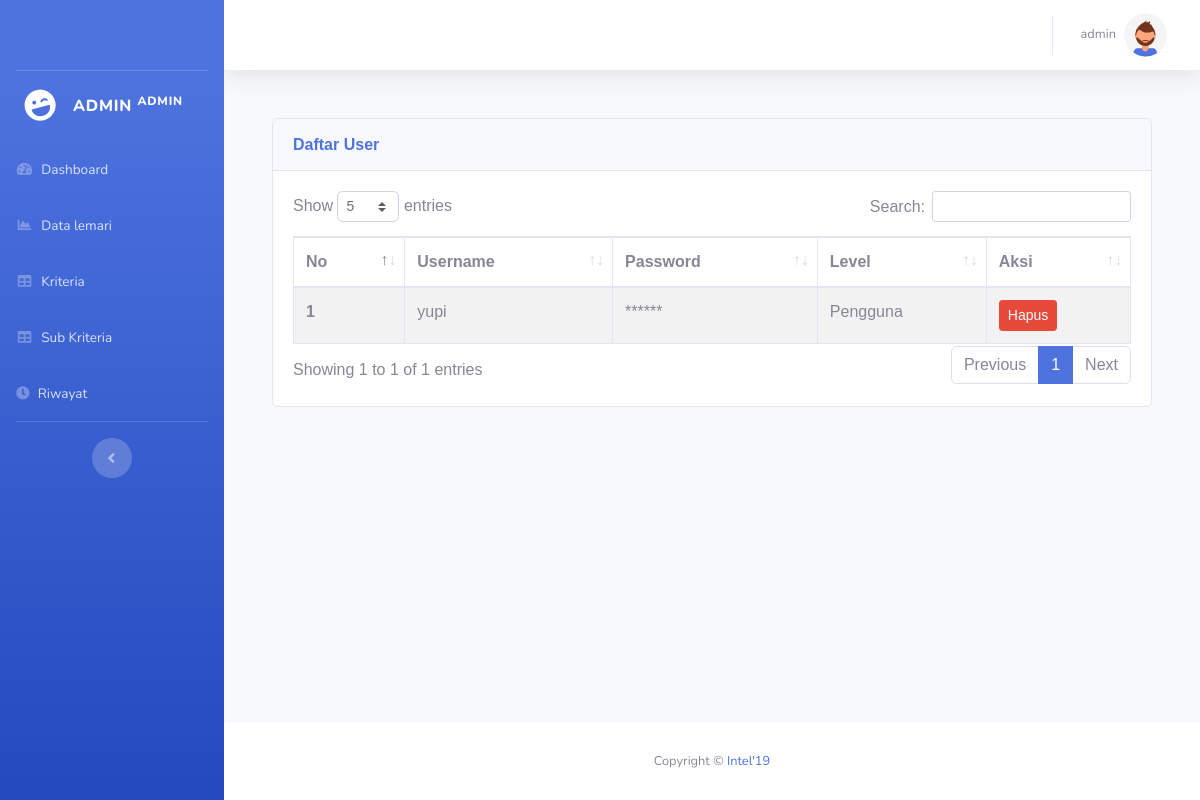
/admin/user.php (signed in), run on an earlier commit of the app's database.
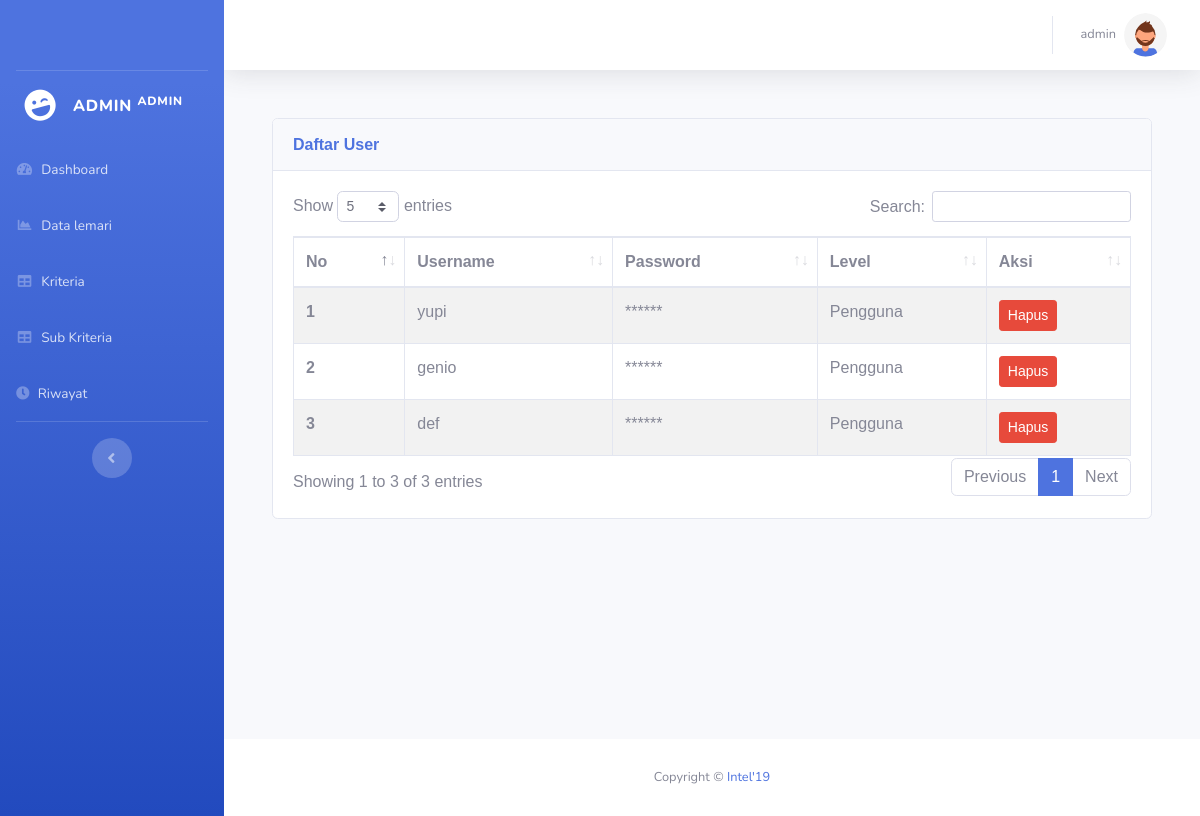
And on a later commit of the database.
### tables this page shows
CREATE TABLE `user` (
  `id_user` int(11) NOT NULL,
  `username` varchar(100) NOT NULL,
  `password` varchar(255) NOT NULL,
  `level` int(1) NOT NULL
);

### config.php (called while the page is built, shortened)
<?php
function connectDatabase()
{
    $conn = new mysqli(DB_HOST, DB_USERNAME, DB_PASSWORD, DB_NAME);
    return $conn;
}
?>

### admin/functions/users.php (called while the page is built, shortened)
<?php
require_once '../config.php';
class Users{
    private $db;
    public function __construct()
    {
        $this->db = connectDatabase();
    }
    public function Index()
    {
        return $this->db->query("SELECT * FROM user");
    }
}
$users = new Users();
?>

### admin/user.php (the view, shortened to what this page needs)
<?php
require_once './header.php';
require_once './functions/users.php';
$users = $users->Index();
?>
<div class="container" style="font-family: 'Prompt', sans-serif; margin-bottom:220px;">
    <div class="row">
        <div class="col-lg-12">
            <div class="card">
                <div class="card-header py-3">
                    <h6 class="m-0 font-weight-bold text-primary">Daftar User</h6>
                </div>
                <div class="card-body">
                    <div class="table-responsive">
                        <table class="table table-striped table-bordered nowrap" style="width:100%" id="table">
                            <thead>
                                <tr>
                                    <th scope="col">No</th>
                                    <th scope="col">Username</th>
                                    <th scope="col">Password</th>
                                    <th scope="col">Level</th>
                                    <th scope="col">Aksi</th>
                                </tr>
                            </thead>
                            <tbody class="table-group-divider">
                                <?php $i = 1;?>
                                <?php foreach ($users as $key => $user):?>
                                <?php if($user['level'] != 0):?>
                                <tr>
                                    <th scope="row"><?=$i++;?></th>
                                    <td><?= $user['username'];?></td>
                                    <td>******</td>
                                    <td><?= $user['level'] == 0 ? 'Admin':'Pengguna';?></td>
                                    <td>
                                        <button type="button" class="btn btn-sm btn-danger" data-toggle="modal"
                                            data-target="#hapus<?= $user['id_user'];?>">
                                            Hapus
                                        </button>
                                    </td>
                                </tr>
                                <?php endif;?>
                                <?php endforeach;?>
                            </tbody>
                        </table>
                    </div>
                </div>
            </div>
        </div>
    </div>
</div>
<?php
    require_once './footer.php';
?>

What changed in the data, as far as the page shows it:
added user: username "genio", level "Pengguna"
added user: username "def", level "Pengguna"
Also different on the page:
text written by a page script: "Show entries Search: Showing 1 to 1 of 1 entries Previous 1 Next" → "Show entries Search: Showing 1 to 3 of 3 entries Previous 1 Next"
